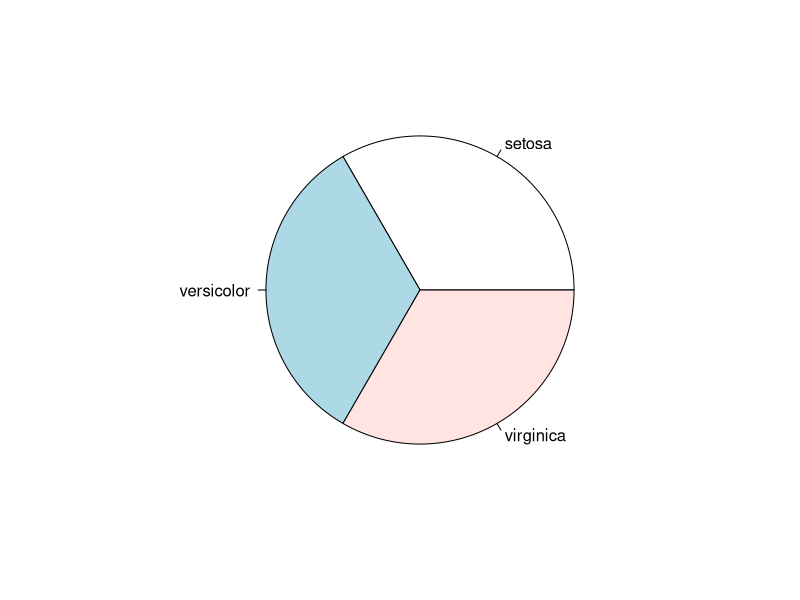
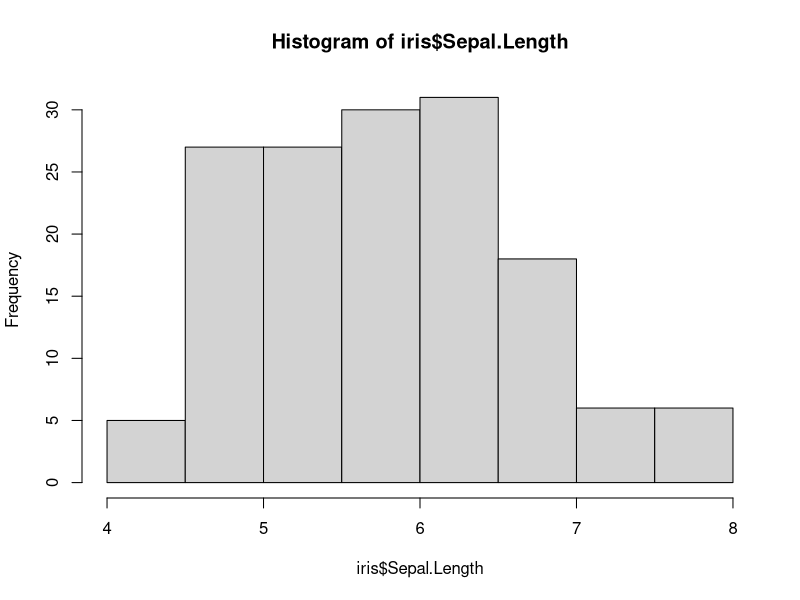
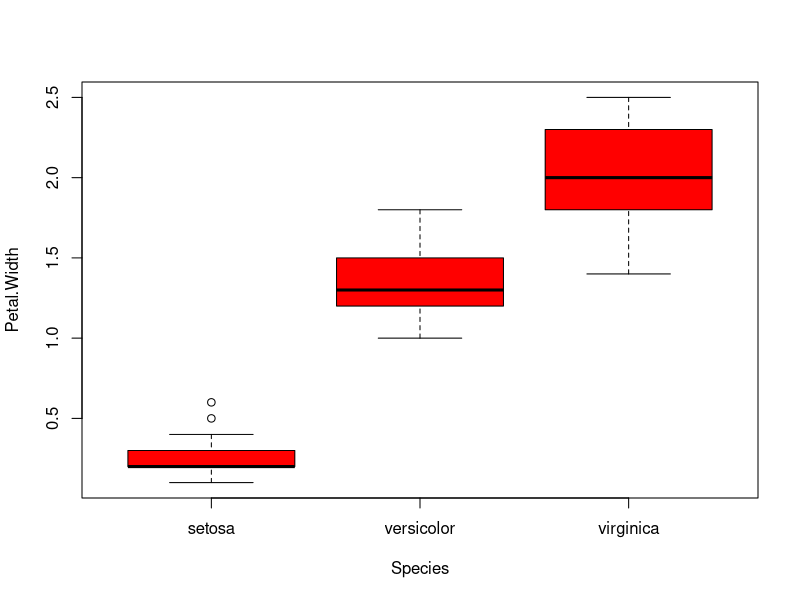
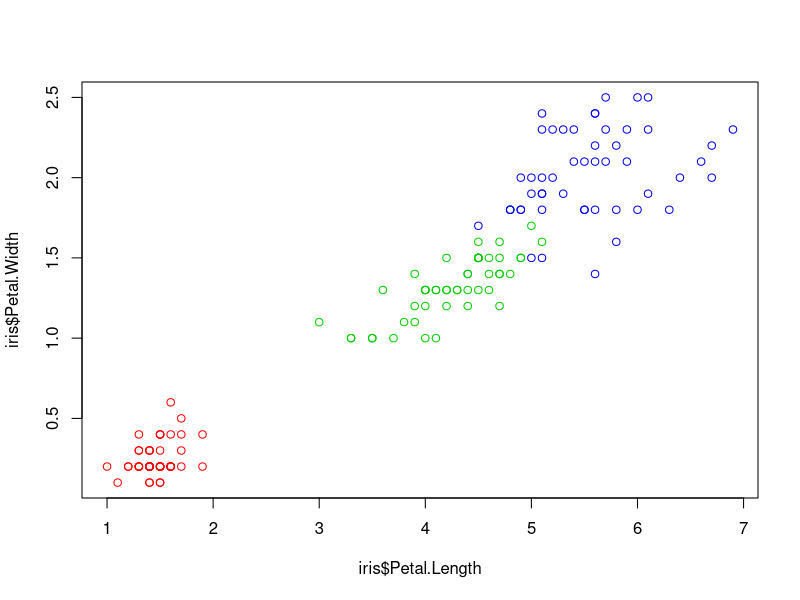
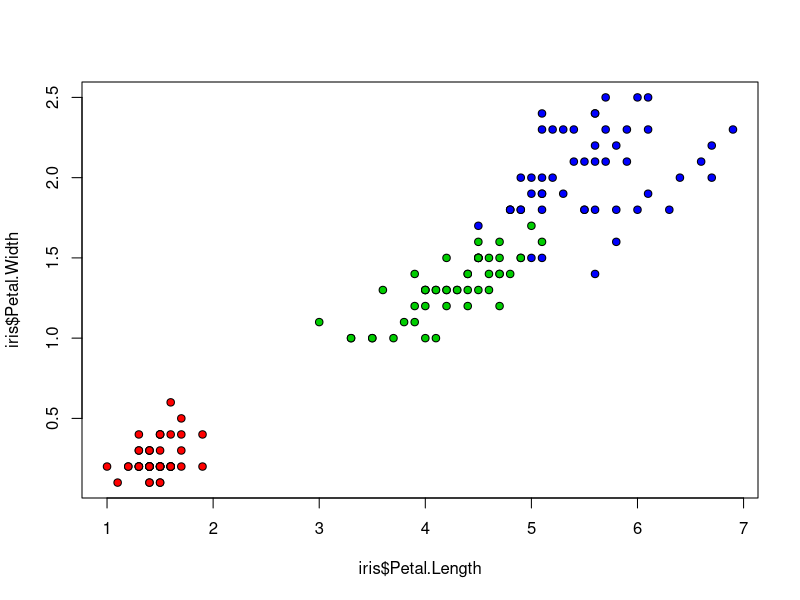
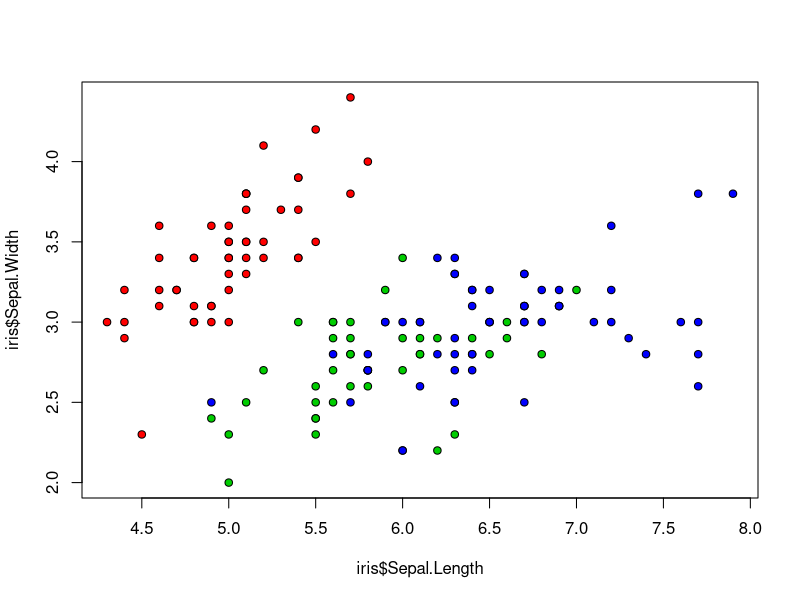
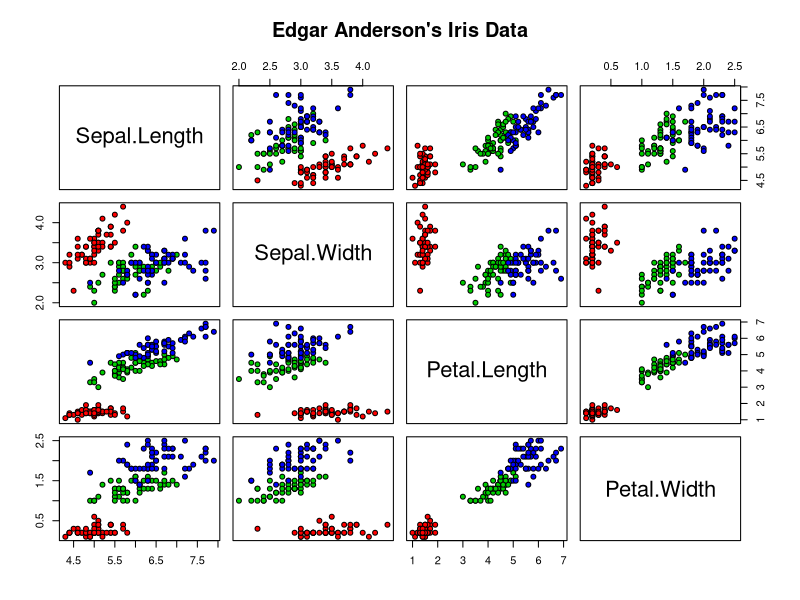
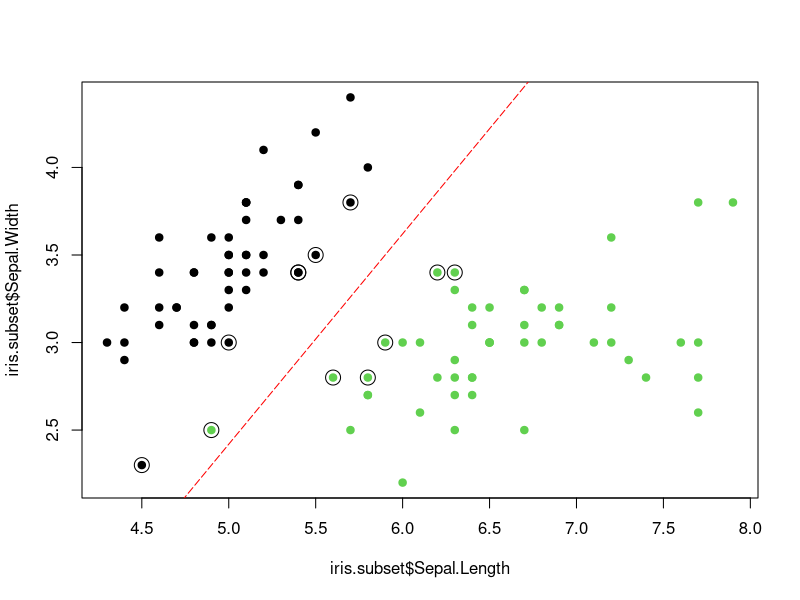

R code for these plots, in order:
library(e1071)

data("iris")
iris
table.iris = table(iris$Species)
pie(table.iris)
hist(iris$Sepal.Length)
boxplot(Petal.Width~Species, data = iris, col = c('red','green3', 'blue')[iris$Species])
plot(x=iris$Petal.Length,y=iris$Petal.Width,col=c('red','green3','blue')[iris$Species])
plot(x=iris$Petal.Length,y=iris$Petal.Width, pch=21,bg=c('red','green3','blue')[iris$Species])
plot(x=iris$Sepal.Length,y=iris$Sepal.Width,pch=21,bg=c('red','green3','blue')[iris$Species])
pairs(iris[1:4], main="Edgar Anderson's Iris Data", pch=21,bg=c('red','green3','blue')[iris$Species])

#SVM
iris.subset = subset(iris, select = c('Sepal.Length', 'Sepal.Width','Species'),Species%in%c('setosa','virginica'))
plot(x=iris.subset$Sepal.Length,y=iris.subset$Sepal.Width,col=iris.subset$Species,pch=19)
svm.iris.model=svm(Species~.,data=iris.subset,kernel='linear',cost=1,scale=FALSE)
svm.iris.model$index

points(iris.subset[svm.iris.model$index, c(1,2)],col='black',cex=2)
svm.iris.model$SV
svm.iris.model$coefs

w = t(svm.iris.model$coefs)%*%svm.iris.model$SV
svm.iris.model$rho

w0 = -svm.iris.model$rho
w1 = w[1,1]
w2 = w[1,2]
abline(a=-w0/w2, b=-w1/w2, col='red', lty=5)

svm.iris.model2=svm(Species~.,data=iris.subset,kernel='linear',cost=10000,scale=FALSE)
svm.iris.model2$index

w = t(svm.iris.model2$coefs)%*%svm.iris.model2$SV

model.iris<-svm(Species~.,iris,kernel='linear')
model.iris$SV
model.iris$coefs

class.iris<-predict(model.iris,iris)
table(predict=class.iris,truth=iris$Species)